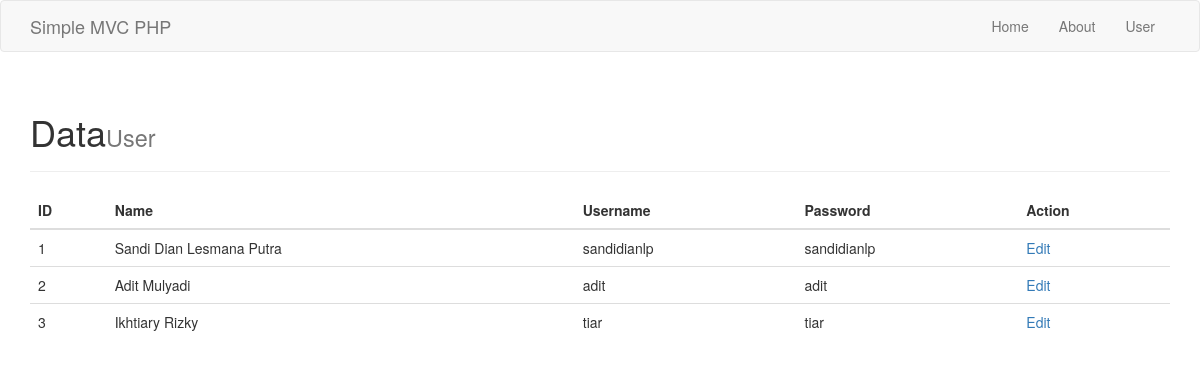
/user, run on an earlier commit of the app's database.
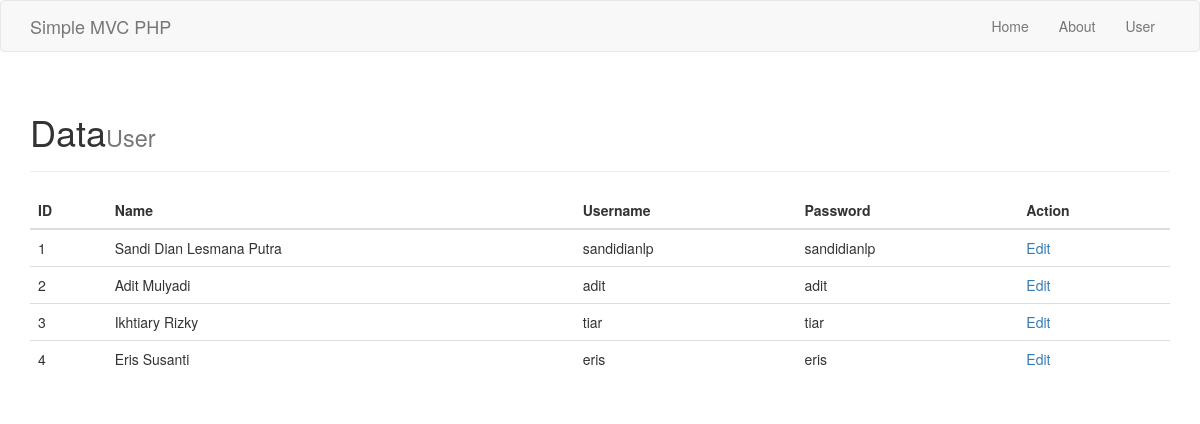
And on a later commit of the database.
### tables this page shows
CREATE TABLE `user` (
  `id` int(11) NOT NULL AUTO_INCREMENT,
  `name` varchar(50) DEFAULT NULL,
  `username` varchar(100) DEFAULT NULL,
  `password` varchar(100) DEFAULT NULL,
  PRIMARY KEY (`id`)
);

### application/controller/UserController.php (called while the page is built, shortened)
<?php
class UserController extends Controller
{
    public function index()
    {
        $model = $this->model("User");
        $users = $model->getUser();
        return $this->view("user/index",['users'=>$users]);
    }
}

### public/index.php (called while the page is built, shortened)
<?php
require APP . 'core/application.php';
require APP . 'core/model.php';
require APP . 'core/query.php';
require APP . 'core/controller.php';
$app = new Application();

### application/core/model.php (called while the page is built)
<?php
class Model
{
    protected static function getDB()
    {
        static $db = null;
        if ($db === null) {
            $options = [\PDO::ATTR_DEFAULT_FETCH_MODE => \PDO::FETCH_OBJ, \PDO::ATTR_ERRMODE => \PDO::ERRMODE_WARNING];
            $db = new \PDO(DB_TYPE . ':host=' . DB_HOST . ';dbname=' . DB_NAME . ';charset=' . DB_CHARSET, DB_USER, DB_PASS, $options);
        }
        return $db;
    }
}

### application/model/User.php (called while the page is built)
<?php
class User extends Query
{
	public function getUser(){
        $user = new Query;
        $user->find('user');
        return $user->all();
	}
}

### application/core/query.php (called while the page is built, shortened)
<?php
class Query extends Model
{
	public $table;
	public $where;
	public $orderBy;
	public $selectFrom;
	public $statement;
	public $join;
    public $db;
	public function __construct(){
		$this->db = static::getDB();
	}
    public function find($table)
	{
		$this->table = $table;
		$select = $this->selectFrom;
		if(empty($select)){
			$sql = "SELECT * FROM ";
			$this->selectFrom = $sql;
		}
        return $this;
	}
    public function statement()
    {
        $statement = $this->statement;
		if(empty($statement)){
            return $this->selectFrom . $this->table . $this->join . $this->where . $this->orderBy;
        }else{
            return $this->statement;
        }
    }
    public function all($type = NULL)
    {
        $statement = $this->statement;
		if(empty($statement)){
			$row = $this->db->prepare($this->statement());
		}else{
			$row = $this->db->prepare($this->statement);
		}
        $row->execute();
        return $row->fetchAll(\PDO::FETCH_OBJ);
    }
}
?>

### application/view/user/index.php (the view)
<div class="page-header">
  <h1>Data<small>User</small></h1>
</div>
<table class="table table-hover">
	<thead>
		<tr>
			<th>ID</th>
			<th>Name</th>
			<th>Username</th>
			<th>Password</th>
			<th>Action</th>
		</tr>
	</thead>
	<tbody>
		<?php
			$no=1;
			foreach ($users as $user) {
		?>
			<tr>
				<td><?php echo $no ?></td>
				<td><?php echo $user->name ?></td>
				<td><?php echo $user->username ?></td>
				<td><?php echo $user->password ?></td>
				<td><a href="<?php echo URL ?>user/edit/<?php echo $user->id ?>">Edit</a></td>
			</tr>
		<?php
			$no++;
			}
		?>
	</tbody>
</table>

### application/view/layout/header.php (shortened to what this page needs)
<!DOCTYPE html>
<html lang="en">
<head>
    <link href="https://maxcdn.bootstrapcdn.com/bootstrap/3.3.7/css/bootstrap.min.css" rel="stylesheet">
</head>
<body>
    <nav class="navbar navbar-default" role="navigation">
        <div class="container">
            <div class="navbar-header">
                <a class="navbar-brand" href="#">Simple MVC PHP</a>
            </div>
            <div class="collapse navbar-collapse navbar-ex1-collapse">
                <ul class="nav navbar-nav navbar-right">
                    <li><a href="<?php echo URL; ?>home">Home</a></li>
                    <li><a href="<?php echo URL; ?>home/about">About</a></li>
                    <li><a href="<?php echo URL; ?>user">User</a></li>
                </ul>
            </div>
        </div>
    </nav>
    <div class="container">

### application/view/layout/footer.php
	</div>
</body>
</html>

### application/core/application.php (shortened to what this page needs)
<?php
class Application
{
    private $url_controller = null;
    private $url_action = null;
    private $url_params = [];
    public function __construct()
    {
        if (!$this->url_controller) {
            require APP . 'controller/HomeController.php';
            $page = new HomeController();
            $page->index();
        } elseif (file_exists(APP . 'controller/' . $this->url_controller . '.php')) {
            $this->url_controller = new $this->url_controller;
            if (method_exists($this->url_controller, $this->url_action)) {
                if (!empty($this->url_params)) {
                    call_user_func_array(array($this->url_controller, $this->url_action), $this->url_params);
                } else {
                    $this->url_controller->{$this->url_action}();
                }
            } else {
                if (strlen($this->url_action) == 0) {
                    $this->url_controller->index();
                }
                else {
                    header('location: ' . URL . 'problem');
                }
            }
        } else {
            header('location: ' . URL . 'problem');
        }
    }
    private function splitUrl()
    {
        if (isset($_GET['url'])) {
            $url = trim($_GET['url'], '/');
            $url = filter_var($url, FILTER_SANITIZE_URL);
            $url = explode('/', $url);
            $this->url_controller = isset($url[0]) ? $url[0]."Controller" : null;
            $this->url_action = isset($url[1]) ? $url[1] : null;
            unset($url[0], $url[1]);
            $this->url_params = array_values($url);
        }
    }
}

### application/core/controller.php (shortened to what this page needs)
<?php
class Controller
{
    public function model($model)
    {
        return new $model();
    }
    public function view($file, $arr_data = [], $kembalikan_string = false){
        $_data = APP . 'view/'.$file.'.php';
        include APP . 'view/layout/header.php';
        include ($_data);
        include APP . 'view/layout/footer.php';
        $content = ob_get_contents();
        echo $content;
    }
}

What changed in the data, as far as the page shows it:
added user: name "Eris Susanti", username "eris", password "eris"
